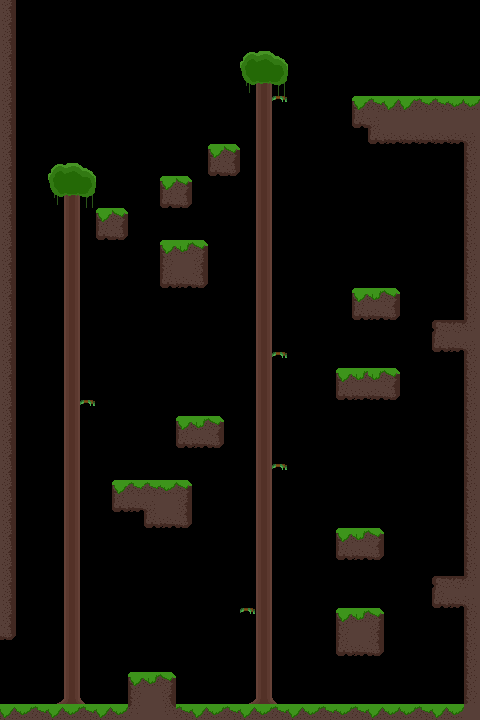

The image is a tile-based game level rendered from a .tmx file. Its description and source (layers, tilesets, objects; grid data summarised) follow:
An orthogonal 30x45 tile map with 16x16 px tiles, 3 tile layers (Background, Terrain, Decoration), 2 tilesets and 2 objects (playerSpawn, nextLevel).

<map version="1.5" tiledversion="1.6.0" orientation="orthogonal" renderorder="right-down" width="30" height="45" tilewidth="16" tileheight="16" infinite="0" nextlayerid="5" nextobjectid="3">
 <tileset firstgid="1" name="starter4Background" tilewidth="480" tileheight="720" tilecount="0" columns="1">
  <image source="../starter4Background.png" width="480" height="720" />
 </tileset>
 <tileset firstgid="1" name="Tilemap" tilewidth="16" tileheight="16" tilecount="72" columns="6">
  <image source="../Tilemap.png" width="96" height="192" />
  <tile id="0">
   <properties>
    <property name="collision" type="bool" value="true" />
   </properties>
  </tile>
  <tile id="1">
   <properties>
    <property name="collision" type="bool" value="true" />
   </properties>
  </tile>
  <tile id="2">
   <properties>
    <property name="collision" type="bool" value="true" />
   </properties>
  </tile>
  <tile id="6">
   <properties>
    <property name="collision" type="bool" value="true" />
   </properties>
  </tile>
  <tile id="7">
   <properties>
    <property name="collision" type="bool" value="true" />
   </properties>
  </tile>
  <tile id="8">
   <properties>
    <property name="collision" type="bool" value="true" />
   </properties>
  </tile>
  <tile id="12">
   <properties>
    <property name="collision" type="bool" value="true" />
   </properties>
  </tile>
  <tile id="13">
   <properties>
    <property name="collision" type="bool" value="true" />
   </properties>
  </tile>
  <tile id="14">
   <properties>
    <property name="collision" type="bool" value="true" />
   </properties>
  </tile>
  <tile id="18">
   <properties>
    <property name="branch" type="bool" value="true" />
    <property name="collision" type="bool" value="false" />
   </properties>
  </tile>
  <tile id="19">
   <properties>
    <property name="collision" type="bool" value="false" />
   </properties>
  </tile>
  <tile id="20">
   <properties>
    <property name="collision" type="bool" value="false" />
   </properties>
  </tile>
  <tile id="24">
   <properties>
    <property name="collision" type="bool" value="true" />
   </properties>
  </tile>
  <tile id="25">
   <properties>
    <property name="collision" type="bool" value="true" />
   </properties>
  </tile>
  <tile id="26">
   <properties>
    <property name="collision" type="bool" value="true" />
   </properties>
  </tile>
  <tile id="48">
   <properties>
    <property name="collision" type="bool" value="true" />
   </properties>
  </tile>
  <tile id="49">
   <properties>
    <property name="collision" type="bool" value="true" />
   </properties>
  </tile>
  <tile id="50">
   <properties>
    <property name="collision" type="bool" value="true" />
   </properties>
  </tile>
 </tileset>
 <objectgroup id="4" name="Zones">
  <object id="1" name="playerSpawn" x="23.3595" y="690.235">
   <point />
  </object>
  <object id="2" name="nextLevel" x="439.309" y="39.1837" width="39.9372" height="55.7614" />
 </objectgroup>
 <layer id="1" name="Background" width="30" height="45">
  <data>[1350 cells, 0 non-empty, 0 distinct tile ids]</data>
 </layer>
 <layer id="2" name="Terrain" width="30" height="45">
  <data>[1350 cells, 216 non-empty, 16 distinct tile ids]</data>
 </layer>
 <layer id="3" name="Decoration" width="30" height="45">
  <data>[1350 cells, 91 non-empty, 13 distinct tile ids]</data>
 </layer>
</map>
